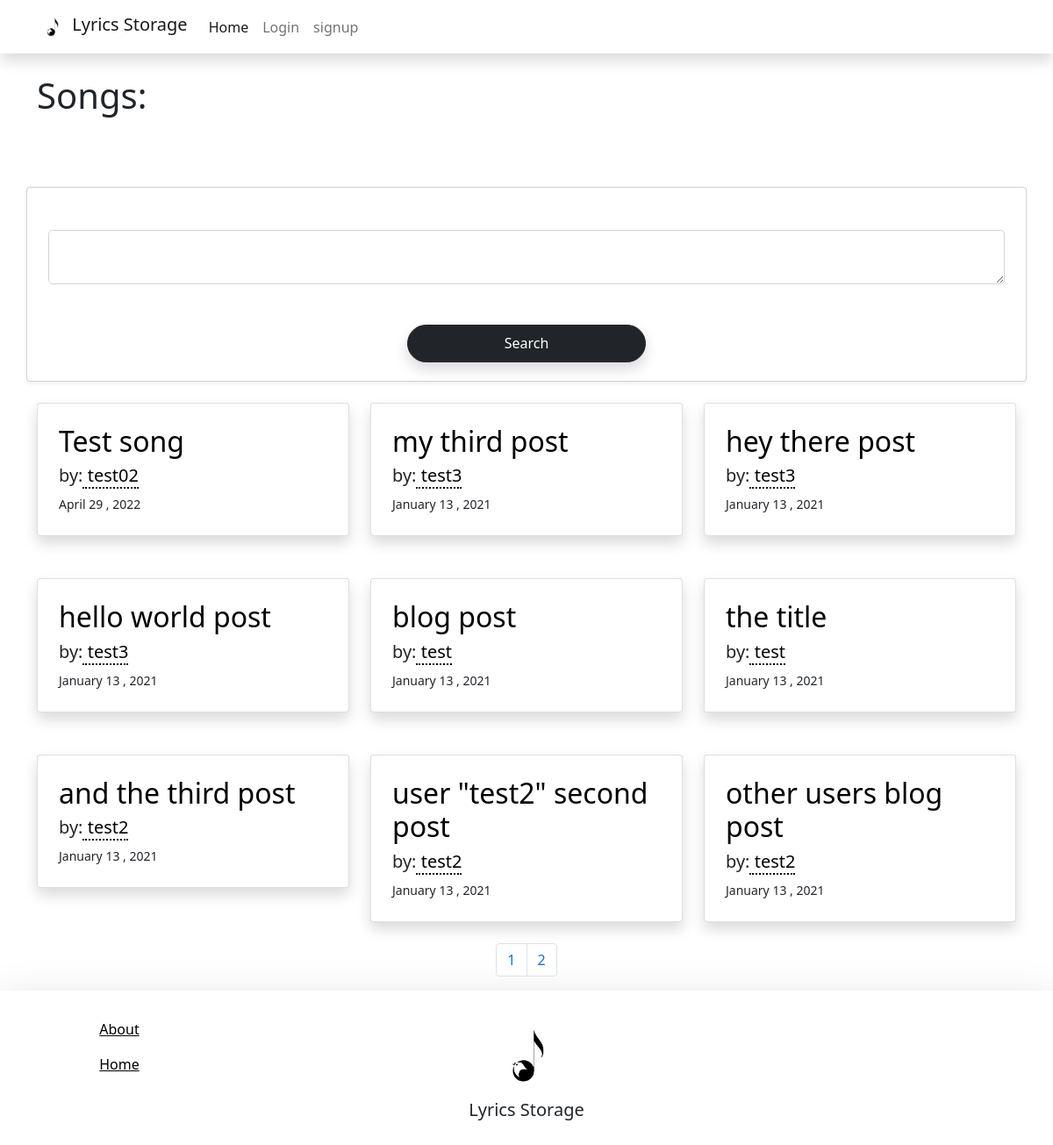
The page / on the database its author committed.
### flasksong/models.py (models this page shows, shortened)
class BlogPost( db.Model ):
        users = db.relationship( User )
        id = db.Column ( db.Integer , primary_key = True )
        userId = db.Column ( db.Integer , db.ForeignKey('users.id') , nullable = False )
        date = db.Column ( db.DateTime , nullable = False , default = datetime.utcnow )
        title = db.Column ( db.String(128) , nullable = False )
        text = db.Column ( db.Text , nullable = False )

class User( db.Model , UserMixin ):
        __tablename__ = 'users'
        id = db.Column( db.Integer , primary_key = True )
        profile_pic = db.Column( db.String(64) , nullable = False , default = 'default_profile.png' )
        email = db.Column( db.String(64) , unique = True , index = True )
        username = db.Column( db.String(64) , unique = True , index = True )
        password = db.Column ( db.String(128) )
        posts = db.relationship ( 'BlogPost' , backref = 'author' , lazy = True )

### flasksong/core/views.py (the view)
@core.route('/')
def index():
        page = request.args.get('page' , 1 , type=int)
        blog_posts = BlogPost.query.order_by(BlogPost.date.desc()).paginate(page=page , per_page = 9)
        form = Search()
        return render_template('index.html' , blog_posts =blog_posts, form=form)

### flasksong/core/forms.py
class Search(FlaskForm):
        text = TextAreaField( 'text' , validators=[DataRequired()])
        submit = SubmitField( 'Search')

### flasksong/templates/index.html (shortened to what this page needs)
{% extends "base.html" %}
{% block content  %}
        <h1 class='mt-4'> Songs:</h1>
        <br>
        <div class="row">
                <form class="form-control mt-5 shadow-sm p-4" action="/search" method="POST">
                        <div class="form-group mt-4">
                                {{form.text(class="form-control rounded-3 h-100")}}
                        </div>
                        <div class="d-grid gap-2 align-content-center align-items-center col-3 mx-auto">
                                {{form.submit(class="btn btn-dark w-100 mt-5 rounded-pill shadow h-50")}}
                        </div>
                </form>
        {% for post in blog_posts.items %}
                <div class="col-12 col-md-6 col-lg-4">
                        <div class = 'card p-2 my-4 shadow'>
                                <div class = 'card-body'>
                                        <a href="{{url_for('blog_posts.blog_post' , blog_id = post.id)}}" class='links'>
                                                <h2 class='card-title'>
                                                        {{post.title}}
                                                </h2>
                                        </a>
                                        <h5>
                                                by:<a class='card-title links'
                                                href="{{url_for('users.user_posts' , username = post.author.username)}}">
                                                         {{post.author.username}}
                                                </a>
                                        </h5>
                                        <small>{{post.date.strftime('%B %d , %Y')}}</small>
                                </div>
                        </div>
                </div>
        {% endfor %}
        <br/>
        </div>
        <nav aria-label="Page Navigation example">
                <ul class="pagination justify-content-center">
                        {% for page in blog_posts.iter_pages(left_edge = 1 , right_edge = 1 , left_current = 1 , right_current = 2) %}
                                {% if blog_posts.page == page_num %}
                                        <li class="page-item disabled">
                                                <a href="{{url_for('core.index', page = page)}}"
                                                class="page-link"> {{page}}</a>
                                        </li>
                                {% else %}
                                        <li class="page-item">
                                                <a href="{{url_for('core.index', page = page)}}"
                                                class="page-link"> {{page}}</a>
                                        </li>
                                {% endif %}
                        {% endfor %}
                </ul>
        </nav>
{% endblock  %}

### flasksong/templates/base.html (shortened to what this page needs)
<!DOCTYPE html>
<html lang="en">
<head>
        <link rel="stylesheet" media="screen"
        href="https://cdn.jsdelivr.net/npm/bootstrap@5.0.0-beta1/dist/css/bootstrap.min.css"
        >
        <link rel="stylesheet"
        href="{{ url_for('static', filename='/stylesheets/styles.css') }}">
</head>
<body>
        <div id='navbar'>
                <nav class="navbar navbar-expand-lg navbar-light shadow w-100"style="background-color: #fff;">
                        <div class="container">
                        <a class="navbar-brand" href="{{url_for('core.index')}}">
                                <img src="{{ url_for('static', filename='/assets/Logo.jpg') }}"
                                 alt="" width="35" height="35" class="d-inline-block align-top">
                                 Lyrics Storage
                        </a>
                        <div class="collapse navbar-collapse" id="navbarNavDropdown">
                        <ul class="navbar-nav">
                        <li class="nav-item">
                                <a class="nav-link active" aria-current="page" href="{{url_for('core.index')}}">Home</a>
                        </li>
                        {% if current_user.is_authenticated %}
                        <li class="nav-item">
                                <a class="nav-link" href="{{url_for('users.profile_update')}}">Profile</a>
                        </li>
                        <li class="nav-item">
                                <a class="nav-link" href="{{url_for('blog_posts.create_post')}}">New Song</a>
                        </li>
                        {% else %}
                        <li class="nav-item">
                                <a class="nav-link" href="{{url_for('users.login')}}">Login</a>
                        </li>
                        <li class="nav-item">
                                <a class="nav-link" href="{{url_for('users.signup')}}">signup</a>
                        </li>
                        {% endif %}
                        </ul>
                        </div>
                        </div>
                </nav>
        </div>
        <div class="container-fluid mt-3">
                <div id="body_content"  class="container">
                        {% block content %}
                        {% endblock %}
                </div>
        </div>
        <div id="footer" class="shadow-lg p-4">
                <div class="row w-100 m-0 p-0 text-center footer-div">
                        <div class="col-12 col-md-4">
                                <div class="row p-0">
                                        <div class="col-12 col-sm-6">
                                           <ul>
                                                   <li>
                                                           <a class="nav-link" href="{{url_for('core.about')}}">About</a>
                                                   </li>
                                                   <li>
                                                           <a class="nav-link" href="{{url_for('core.index')}}">Home</a>
                                                   </li>
                                           </ul>
                                        </div>
                                </div>
                        </div>
                        <div class="col-12 col-md-4">
                                <img src="{{ url_for('static', filename='/assets/Logo.jpg') }}"
                                alt="" width="100" height="100" class="d-inline-block align-top">
                                <h5>
                                        Lyrics Storage
                                </h5>
                        </div>
                </div>
        </div>
</body>
</html>

### flasksong/static/stylesheets/styles.css (style rules this page uses)
#body_content { min-height: 80vh; }
.links { text-decoration: none; color: black; border-bottom: 2px dotted; }
#footer li { list-style-type: none; color: black; text-decoration: underline; }
#footer a { list-style-type: none; color: black; }

### rows shown on the page
BlogPost: title "Test song", author.username "test02", date "April 29 , 2022"
BlogPost: title "my third post", author.username "test3", date "January 13 , 2021"
BlogPost: title "hey there post", author.username "test3", date "January 13 , 2021"
BlogPost: title "hello world post", author.username "test3", date "January 13 , 2021"
BlogPost: title "blog post", author.username "test", date "January 13 , 2021"
BlogPost: title "the title", author.username "test", date "January 13 , 2021"
BlogPost: title "and the third post", author.username "test2", date "January 13 , 2021"
BlogPost: title "user \"test2\" second post", author.username "test2", date "January 13 , 2021"
BlogPost: title "other users blog post", author.username "test2", date "January 13 , 2021"

### other values the page prints
{{ page }} "1" "2"
